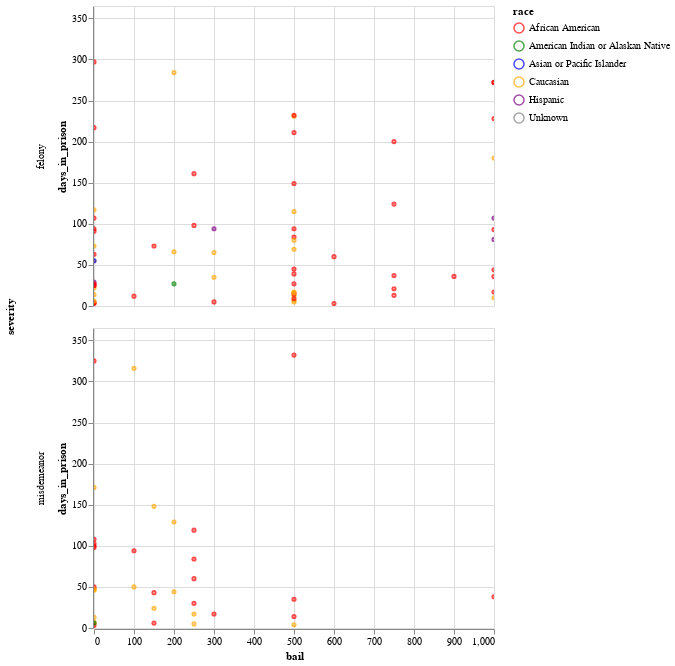

Write notebook code for a chart like this one.
### Code cell
# Prefab stable colors for charts
domain = ['African American', 'American Indian or Alaskan Native', 'Asian or Pacific Islander', 'Caucasian', 'Hispanic', 'Unknown']
range_ = ['red', 'green', 'blue', 'orange', 'purple', 'grey']
race = alt.Color('race:N', scale=alt.Scale(domain=domain, range=range_))

# Facet across both felonies and misdemeanors
alt.Chart(data).mark_circle(size=30, opacity clip=True).encode(
    y=alt.Y('days_in_prison:Q',
        scale=alt.Scale(domain=(0, 365))
    ),
    x=alt.X('bail:Q',
        scale=alt.Scale(domain=(0, 1000))
    ),
    color=race,
).facet(
    row='severity:N'
)

### Figure 1 — Vega-Lite specification as saved in the notebook (floating-point values rounded to 4 significant figures; data arrays with more than 128 entries replaced by an {"elided": "..."} marker saying what was removed)
{"config": {"view": {"continuousWidth": 400, "continuousHeight": 300}}, "data": {"name": "data-8efb86683f05022e58eedc36ceeb7c1f"}, "facet": {"row": {"type": "nominal", "field": "severity"}}, "spec": {"mark": {"type": "point", "clip": true, "size": 10}, "encoding": {"color": {"type": "nominal", "field": "race", "scale": {"domain": ["African American", "American Indian or Alaskan Native", "Asian or Pacific Islander", "Caucasian", "Hispanic", "Unknown"], "range": ["red", "green", "blue", "orange", "purple", "grey"]}}, "x": {"type": "quantitative", "field": "bail", "scale": {"domain": [0, 1000]}}, "y": {"type": "quantitative", "field": "days_in_prison", "scale": {"domain": [0, 365]}}}}, "$schema": "https://vega.github.io/schema/vega-lite/v4.8.1.json", "datasets": {"data-8efb86683f05022e58eedc36ceeb7c1f": {"elided": "243 records"}}}
